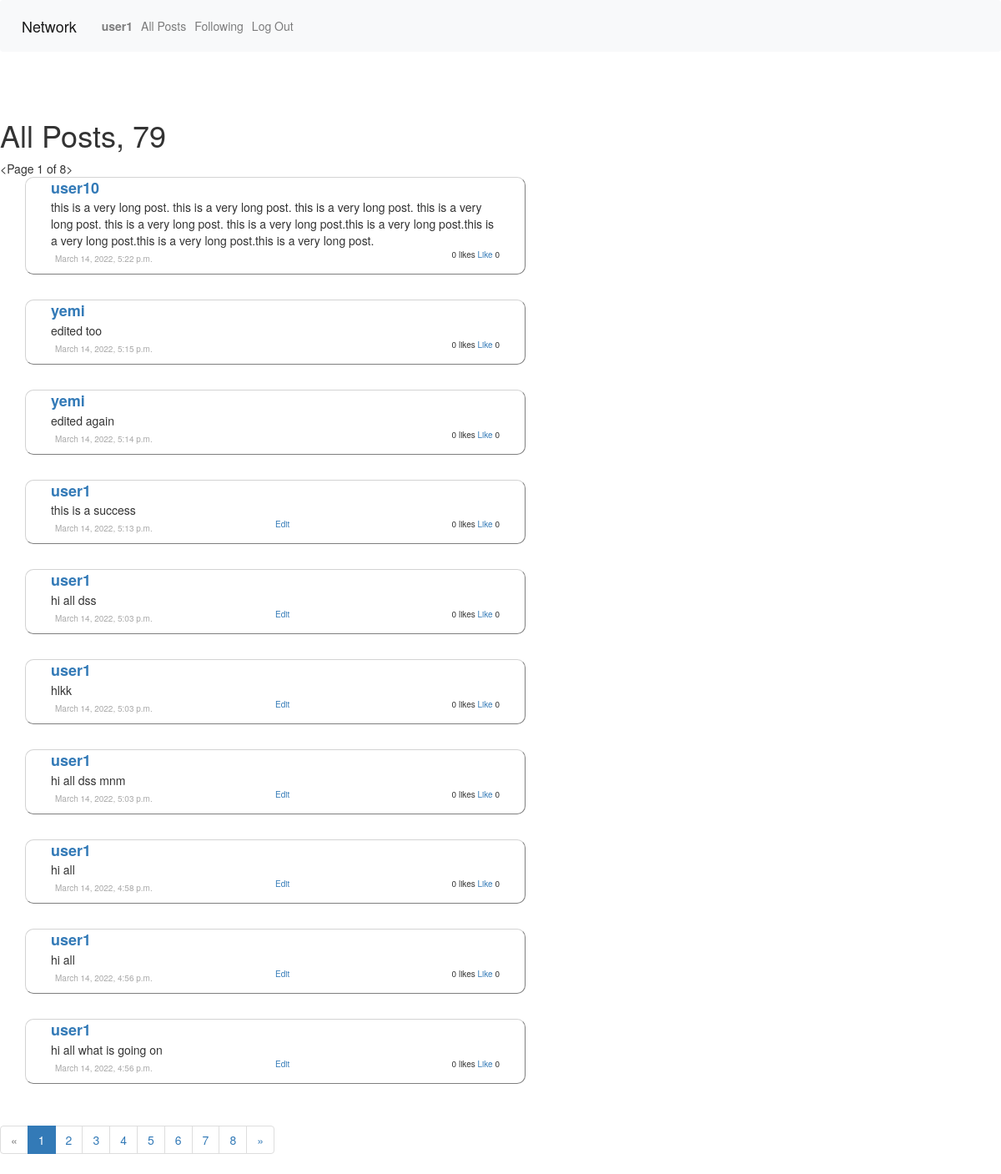
The app's page /all_posts (signed in) with its own data.
### network/models.py (models this page shows)
class User(AbstractUser, models.Model):
    followings = models.ManyToManyField('self', related_name="followers", symmetrical=False)
    def __str__(self):
        return f"{self.username} Posts { self.posts.all().count()} follows: {self.followings.all().count()} followers:{self.followers.all().count()} "

class Posts(models.Model):
    content = models.CharField(max_length=200)
    poster = models.ForeignKey(User, on_delete=models.CASCADE, related_name="posts")
    likes = models.IntegerField(default=0)
    date = models.DateTimeField(default=datetime.now())
    likers = models.ManyToManyField(User, blank=True, related_name="posts_liked")
    def __str__(self):
        return f" \n Post: {self.content} by {self.poster} \n  {self.likers.all().count()} likes"
    def num_likes(self):
        return self.likers.all().count()

### network/views.py (the view)
# urls.py: path("all_posts", views.all_posts, name="all_posts"),
def all_posts(request):
    user = request.user
    posts = Posts.objects.all().order_by("-date")
    posts_count = posts.count()
    current_page = request.GET.get('page', 1)
    paginator = Paginator(posts, 10)
    try:
        page = paginator.page(current_page)
    except PageNotAnInteger:
        page = paginator.page(1)
    except EmptyPage:
        page = paginator.page(paginator.num_pages)
    return render(request, "network/allposts.html", {
        "user": user,
        "posts": page,
        "posts_count": posts_count
        })

### network/templatetags/load_functions.py (called while the page is built)
@register.filter
def num_likes(postid):
	post = Posts.objects.filter(id=postid)[0]
	return post.num_likes()

@register.filter
def likers(postid):
	post = Posts.objects.filter(id=postid)[0]
	return post.likers.all()

### network/templates/network/allposts.html (shortened to what this page needs)
{% extends "network/layout.html" %}
{% block body %}
{% load load_functions %}
     {% if user.is_authenticated %}
     <br><br>
     <h1> All Posts, {{ posts_count}}</h1>
    <div class="postcontainer">
        <a> {{posts}}</a>
        {% for post in posts %}
        <div class="posts" >
            <div class="posthead">
                <div class="poster">
                    <a href="{% url 'user' post.poster.username %}"> {{post.poster.username}}</a>
                </div>
                <div id ="postdiv{{post.id}}" class="postcontent">
                    <a> {{post.content}}</a>
                </div>
            </div>
            <div class="postbody">
                <div class="like">
                    <a> {{post.likes}} likes</a>
                    <a href="{% url 'like' post.id %}">
                        {% if user in post.id|likers %}
                        Unlike
                        {% else %}
                        Like
                        {% endif %}
                    </a>
                    {{post.num_likes}}
                </div>
                <div class="date">
                    {{post.date}}
                </div>
                <div class="edit">
                {% if post.poster.id == user.id %}
                <a href="{% url 'edit' post.id %}"> Edit </a>
                {% endif %}
                </div>
            </div>
        </div>
        {% empty %}
        <h3> No Posts</h3>
        {% endfor %}
    </div>
{% if posts.has_other_pages %}
  <ul class="pagination">
    {% if posts.has_previous %}
      <li><a href="?page={{ posts.previous_page_number }}">&laquo;</a></li>
    {% else %}
      <li class="disabled"><span>&laquo;</span></li>
    {% endif %}
    {% for i in posts.paginator.page_range %}
      {% if posts.number == i %}
        <li class="active"><span>{{ i }} <span class="sr-only">(current)</span></span></li>
      {% else %}
        <li><a href="?page={{ i }}">{{ i }}</a></li>
      {% endif %}
    {% endfor %}
    {% if posts.has_next %}
      <li><a href="?page={{ posts.next_page_number }}">&raquo;</a></li>
    {% else %}
      <li class="disabled"><span>&raquo;</span></li>
    {% endif %}
  </ul>
{% endif %}
      {% endif %}
{% endblock %}

### network/templates/network/layout.html (shortened to what this page needs)
{% load static %}
<!DOCTYPE html>
<html lang="en">
    <head>
        <link rel="stylesheet" href="https://stackpath.bootstrapcdn.com/bootstrap/4.4.1/css/bootstrap.min.css">
        <link href="{% static 'network/styles.css' %}" rel="stylesheet">
        <link rel="stylesheet" href="https://cdn.jsdelivr.net/npm/bootstrap@3.3.7/dist/css/bootstrap.min.css">
        <link rel="stylesheet" href="https://cdn.jsdelivr.net/npm/bootstrap@3.3.7/dist/css/bootstrap-theme.min.css">
    </head>
    <body>
        <nav class="navbar navbar-expand-lg navbar-light bg-light">
            <a class="navbar-brand" href="{% url 'index' %}">Network</a>
            <div>
              <ul class="navbar-nav mr-auto">
                {% if user.is_authenticated %}
                    <li class="nav-item">
                        <a class="nav-link" href="{% url 'profile' %}"><strong>{{ user.username }}</strong></a>
                    </li>
                {% endif %}
                <li class="nav-item">
                  <a class="nav-link" href="{% url 'all_posts' %}">All Posts</a>
                </li>
                {% if user.is_authenticated %}
                    <li class="nav-item">
                        <a class="nav-link" href="{% url 'following' %}">Following</a>
                    </li>
                    <li class="nav-item">
                        <a class="nav-link" href="{% url 'logout' %}">Log Out</a>
                    </li>
                {% endif %}
              </ul>
            </div>
          </nav>
        <div class="body">
            {% block body %}
            {% endblock %}
        </div>
    </body>
</html>

### network/static/network/styles.css (style rules this page uses)
.posts { width: 50%; height: 20%; padding: 0px 30px 30px 30px; margin: 0px 30px 30px 30px; border: thin; border-style: outset; border-radius: 10px; background-color: white; border-color: lightgrey; }
.poster { float: left; width: 100%; height: 20%%; font-size: 18px; font-weight: bold; position:relative; left:0px; top:0px; }
.date { position: relative; float: left; width: 50%; height: 10%; padding: 5px; font-size: 10px; color: darkgrey; }
.like { position: relative; float: right; }
.posthead { height: 90%; width: 100%; position: relative; }
.postbody { height: 10%; width: 100%; font-size: 10px; }
.edit { position: relative; float: left; }

### records on screen
User: username "user1"
Posts: poster.username "user10", content "this is a very long post. this is a very long post. this is a very long post. this is a very long post. this is a very long post. this is a very long post.this is a very long post.this is a very long post.this is a very long post.this is a very long post.", likes "0", shows "Like", num_likes "0", date "March 14, 2022, 5:22 p.m."
Posts: poster.username "yemi", content "edited too", likes "0", shows "Like", num_likes "0", date "March 14, 2022, 5:15 p.m."
Posts: poster.username "yemi", content "edited again", likes "0", shows "Like", num_likes "0", date "March 14, 2022, 5:14 p.m."
Posts: poster.username "user1", content "this is a success", likes "0", shows "Like", num_likes "0", date "March 14, 2022, 5:13 p.m.", shows "Edit"
Posts: poster.username "user1", content "hi all dss", likes "0", shows "Like", num_likes "0", date "March 14, 2022, 5:03 p.m.", shows "Edit"
Posts: poster.username "user1", content "hlkk", likes "0", shows "Like", num_likes "0", date "March 14, 2022, 5:03 p.m.", shows "Edit"
Posts: poster.username "user1", content "hi all dss mnm", likes "0", shows "Like", num_likes "0", date "March 14, 2022, 5:03 p.m.", shows "Edit"
Posts: poster.username "user1", content "hi all", likes "0", shows "Like", num_likes "0", date "March 14, 2022, 4:58 p.m.", shows "Edit"
Posts: poster.username "user1", content "hi all", likes "0", shows "Like", num_likes "0", date "March 14, 2022, 4:56 p.m.", shows "Edit"
Posts: poster.username "user1", content "hi all what is going on", likes "0", shows "Like", num_likes "0", date "March 14, 2022, 4:56 p.m.", shows "Edit"

### other values on screen
{{ posts_count }} "79"
{{ posts }} "<Page 1 of 8>"
{{ i }} "1"
{{ i }} "2" "3" "4" "5" "6" "7" "8"
